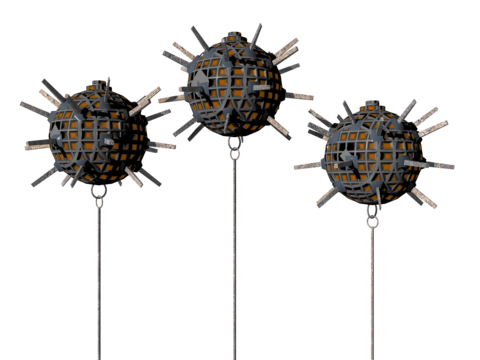
#> input picture mine.png, 480 x 360 px
$ python submarine_tracker.py
#> lines starting #> are read from the running program, lines starting #| are printed output that depends on the picture
import math
import random
import tkinter as tk
from tkinter import messagebox
import matplotlib.pyplot as plt
from mpl_toolkits.mplot3d import Axes3D
from collections import deque
from matplotlib.offsetbox import OffsetImage, AnnotationBbox
import matplotlib.image as mpimg
from mpl_toolkits.mplot3d import proj3d
import heapq
import os

# Function to calculate 3D Euclidean distance
def calculate_distance(p1, p2):
    return math.sqrt((p2[0] - p1[0])**2 + (p2[1] - p1[1])**2 + (p2[2] - p1[2])**2)

# A* algorithm for pathfinding
def a_star(start, goal, obstacles, grid_size):
    def heuristic(p1, p2):
        return calculate_distance(p1, p2)

    directions = [(1, 0, 0), (-1, 0, 0), (0, 1, 0), (0, -1, 0), (0, 0, 1), (0, 0, -1)]
    grid = [[[0 for _ in range(grid_size)] for _ in range(grid_size)] for _ in range(grid_size)]
    for obstacle in obstacles:
        x, y, z = obstacle[1]
        grid[x][y][z] = 1        # Mark obstacle as 1

    open_set = [(0, start)]      # Priority queue: (f_score, position)
    came_from = {start: None}
    g_score = {start: 0}
    f_score = {start: heuristic(start, goal)}

    while open_set:
        current_f, current = heapq.heappop(open_set)
        if current == goal:
            path = []
            while current is not None:        # Backtrack to find the path
                path.append(current)
                current = came_from[current]
            return path[::-1]

        x, y, z = current
        for direction in directions:
            nx, ny, nz = x + direction[0], y + direction[1], z + direction[2]
            neighbor = (nx, ny, nz)
            if 0 <= nx < grid_size and 0 <= ny < grid_size and 0 <= nz < grid_size:
                if grid[nx][ny][nz] == 1:
                    continue
                tentative_g_score = g_score[current] + 1
                if neighbor not in g_score or tentative_g_score < g_score[neighbor]:
                    came_from[neighbor] = current
                    g_score[neighbor] = tentative_g_score
                    f_score[neighbor] = tentative_g_score + heuristic(neighbor, goal)
                    heapq.heappush(open_set, (f_score[neighbor], neighbor))

    return []

# Function to update logo position dynamically
# Function to update logo position dynamically
def update_logo(ax, submarine_position, ab):
    # Get the 2D projection of the 3D submarine position
    x2d, y2d, _ = proj3d.proj_transform(submarine_position[0], submarine_position[1], submarine_position[2], ax.get_proj())
    # Update the AnnotationBbox offset
    ab.xybox = (x2d, y2d)
    # Redraw only the artist to minimize lag
    ab.figure.canvas.draw_idle()

# Generate the plot and show in Tkinter
def show_plot():
    grid_size = 50  # Smaller grid for faster testing
    submarine_position = (random.randint(0, grid_size-1), random.randint(0, grid_size-1), random.randint(0, grid_size-1))
    goal_position = (random.randint(0, grid_size-1), random.randint(0, grid_size-1), random.randint(0, grid_size-1))

    # Ensure goal is distinct from submarine
    while goal_position == submarine_position:
        goal_position = (random.randint(0, grid_size-1), random.randint(0, grid_size-1), random.randint(0, grid_size-1))

    num_obstacles = 20
    obstacles = []
    for i in range(num_obstacles):
        pos = (random.randint(0, grid_size-1), random.randint(0, grid_size-1), random.randint(0, grid_size-1))
        while pos == submarine_position or pos == goal_position:
            pos = (random.randint(0, grid_size-1), random.randint(0, grid_size-1), random.randint(0, grid_size-1))
        obstacles.append((f"Mine_{i+1}", pos))

    obstacle_distances = [(obstacle[0], obstacle[1], calculate_distance(submarine_position, obstacle[1])) for obstacle in obstacles]
    obstacle_distances.sort(key=lambda x: x[2])

    path = a_star(submarine_position, goal_position, obstacles, grid_size)

    if not path:
        messagebox.showinfo("No Path", "No valid path found to the goal.")
        return

    fig = plt.figure(figsize=(10, 10))
    ax = fig.add_subplot(111, projection='3d')

    # Plot obstacles using mine.png (real naval mine photo)
    mine_path = "mine.png"  # Path to real mine image
    if os.path.exists(mine_path):
        try:
            mine_img = mpimg.imread(mine_path)
#> mine_img is the input picture: shape (360, 480, 4) float32; mean R, G, B, A 0.0653, 0.0602, 0.0556, 0.17
            for obstacle in obstacle_distances:
                x, y, z = obstacle[1]
                imagebox = OffsetImage(mine_img, zoom=0.015)  #! Further reduced zoom for real mine photo (not working)
                x2d, y2d, _ = proj3d.proj_transform(x, y, z, ax.get_proj())
                ab_mine = AnnotationBbox(imagebox, (x, y, z), xybox=(x2d, y2d), frameon=False, xycoords='data', boxcoords="data", pad=0.0)
                ax.add_artist(ab_mine)
                ax.text(x + 1, y + 1, z + 1, obstacle[0], fontsize=8)
#> this loop made 1 pass
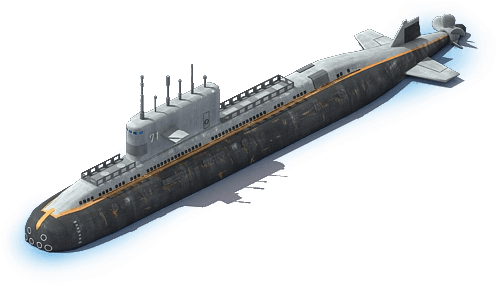
#> input picture submarine_logo.png, 496 x 284 px
#> pass 1, in show_plot, `plt.show()`:
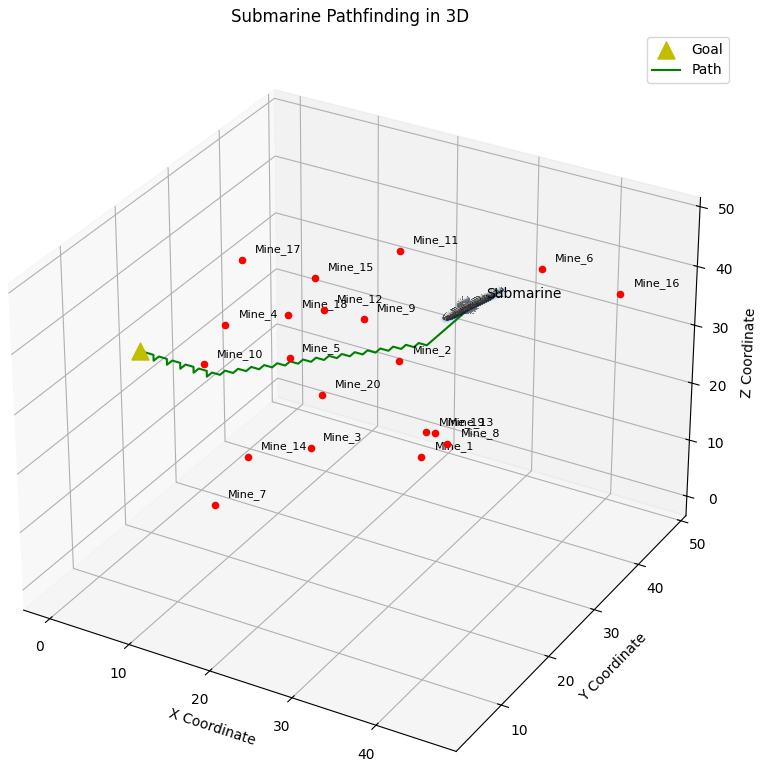
#> figure drawn by matplotlib, 1 panel
        except Exception as e:
            print(f"Error loading mine.png: {e}")
            # Fallback to red dots if mine.png fails
            for obstacle in obstacle_distances:
                ax.scatter(obstacle[1][0], obstacle[1][1], obstacle[1][2], c='r', marker='o')
                ax.text(obstacle[1][0] + 1, obstacle[1][1] + 1, obstacle[1][2] + 1, obstacle[0], fontsize=8)
    else:
        print(f"Mine image file {mine_path} not found. Using default red dots.")
        # Fallback to red dots if mine.png is missing
        for obstacle in obstacle_distances:
            ax.scatter(obstacle[1][0], obstacle[1][1], obstacle[1][2], c='r', marker='o')
            ax.text(obstacle[1][0] + 1, obstacle[1][1] + 1, obstacle[1][2] + 1, obstacle[0], fontsize=8)

    # Plot submarine (invisible point to anchor logo)
    ax.plot([submarine_position[0]], [submarine_position[1]], [submarine_position[2]], marker='o', markersize=0.1, alpha=0)

    # Load and display submarine logo
    logo_path = "submarine_logo.png"
    ab = None
    if os.path.exists(logo_path):
        try:
            sub_logo = mpimg.imread(logo_path)
            imagebox = OffsetImage(sub_logo, zoom=0.1)
            x2d, y2d, _ = proj3d.proj_transform(submarine_position[0], submarine_position[1], submarine_position[2], ax.get_proj())
            ab = AnnotationBbox(imagebox, (x2d, y2d), frameon=False, xycoords='data')
            ax.add_artist(ab)
        except Exception as e:
            print(f"Error loading logo: {e}")
    else:
        print(f"Logo file {logo_path} not found. Using default marker.")
        ax.scatter(submarine_position[0], submarine_position[1], submarine_position[2], c='b', marker='o', s=100)

    # Update logo position on view change
    if ab is not None:
        def on_view_change(event):
            update_logo(ax, submarine_position, ab)

        # Connect to both draw_event and motion_notify_event for robust updates
        fig.canvas.mpl_connect('draw_event', on_view_change)
        fig.canvas.mpl_connect('motion_notify_event', on_view_change)

    ax.text(submarine_position[0] + 1, submarine_position[1] + 1, submarine_position[2] + 1, "Submarine", fontsize=10)
    ax.scatter(goal_position[0], goal_position[1], goal_position[2], c='y', marker='^', s=150, label='Goal')

    path_x, path_y, path_z = zip(*path)
    ax.plot(path_x, path_y, path_z, c='g', label='Path')

    ax.set_title('Submarine Pathfinding in 3D')
    ax.set_xlabel('X Coordinate')
    ax.set_ylabel('Y Coordinate')
    ax.set_zlabel('Z Coordinate')
    ax.legend()
    ax.grid(True)

    plt.show()
    messagebox.showinfo("Path Found", f"Path from submarine to goal found with {len(path)} steps.")

# Run the simulation
show_plot()
